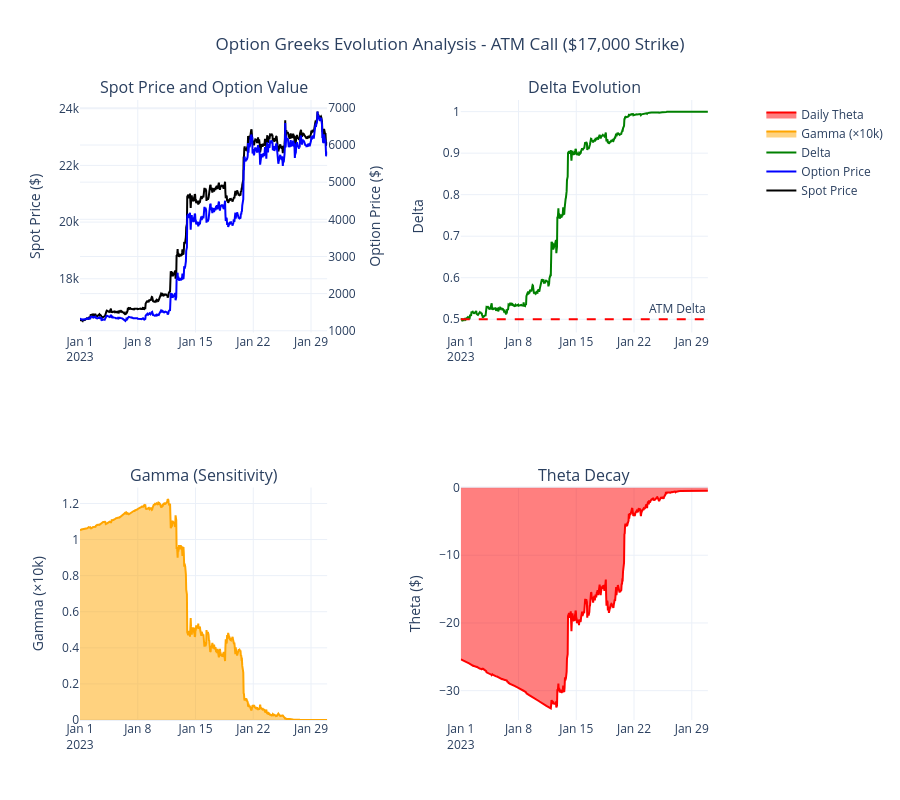

The code cell stored with this chart in its notebook:
### Code cell
# Create comprehensive Greeks visualization
fig_greeks = make_subplots(
    rows=2, cols=2,
    subplot_titles=[
        'Spot Price and Option Value',
        'Delta Evolution',
        'Gamma (Sensitivity)',
        'Theta Decay',
    ],
    specs=[[{'secondary_y': True}, {'type': 'scatter'}],
           [{'type': 'scatter'}, {'type': 'scatter'}]]
)

# 1. Spot Price and Option Value
fig_greeks.add_trace(
    go.Scatter(
        x=greeks_df['timestamp'],
        y=greeks_df['spot'],
        name='Spot Price',
        line=dict(color='black', width=2)
    ),
    row=1, col=1, secondary_y=False
)

fig_greeks.add_trace(
    go.Scatter(
        x=greeks_df['timestamp'],
        y=greeks_df['option_price'],
        name='Option Price',
        line=dict(color='blue', width=2)
    ),
    row=1, col=1, secondary_y=True
)

# 2. Delta Evolution
fig_greeks.add_trace(
    go.Scatter(
        x=greeks_df['timestamp'],
        y=greeks_df['delta'],
        name='Delta',
        line=dict(color='green', width=2)
    ),
    row=1, col=2
)
fig_greeks.add_hline(y=0.5, line_dash="dash", line_color="red", 
                    annotation_text="ATM Delta", row=1, col=2)

# 3. Gamma
fig_greeks.add_trace(
    go.Scatter(
        x=greeks_df['timestamp'],
        y=greeks_df['gamma'] * 10000,  # Scale for readability
        name='Gamma (×10k)',
        line=dict(color='orange', width=2),
        fill='tonexty'
    ),
    row=2, col=1
)

# 4. Theta
fig_greeks.add_trace(
    go.Scatter(
        x=greeks_df['timestamp'],
        y=greeks_df['theta'],
        name='Daily Theta',
        line=dict(color='red', width=2),
        fill='tozeroy'
    ),
    row=2, col=2
)

# Update layout
fig_greeks.update_layout(
    height=800,
    title_text=f"Option Greeks Evolution Analysis - ATM Call (${atm_strike:,} Strike)",
    title_x=0.5,
    showlegend=True
)

# Update axis labels
fig_greeks.update_yaxes(title_text="Spot Price ($)", secondary_y=False, row=1, col=1)
fig_greeks.update_yaxes(title_text="Option Price ($)", secondary_y=True, row=1, col=1)
fig_greeks.update_yaxes(title_text="Delta", row=1, col=2)
fig_greeks.update_yaxes(title_text="Gamma (×10k)", row=2, col=1)
fig_greeks.update_yaxes(title_text="Theta ($)", row=2, col=2)
fig_greeks.update_xaxes(title_text="Moneyness (S/K)", row=3, col=1)
fig_greeks.update_yaxes(title_text="Delta", row=3, col=1)
fig_greeks.update_xaxes(title_text="Days to Expiry", row=3, col=2)
fig_greeks.update_yaxes(title_text="Option Price ($)", row=3, col=2)

fig_greeks.show()

# Print Greeks summary
print("\n🎯 Greeks Analysis Summary:")
print("=" * 40)
print(f"📊 Delta range: {greeks_df['delta'].min():.3f} to {greeks_df['delta'].max():.3f}")
print(f"📊 Max Gamma: {greeks_df['gamma'].max():.6f}")
print(f"📊 Avg daily Theta: ${greeks_df['theta'].mean():.2f}")
print(f"📊 Final option value: ${greeks_df['option_price'].iloc[-1]:.2f}")

### Figure 1 — Plotly figure (JSON) as saved in the notebook; plotly's stock layout.template omitted (floating-point values rounded to 4 significant figures; data arrays with more than 128 entries replaced by an {"elided": "..."} marker saying what was removed)
{"data": [{"line": {"color": "black", "width": 2}, "name": "Spot Price", "type": "scatter", "x": {"elided": "720 str values"}, "xaxis": "x", "y": {"elided": "720 float values"}, "yaxis": "y"}, {"line": {"color": "blue", "width": 2}, "name": "Option Price", "type": "scatter", "x": {"elided": "720 str values"}, "xaxis": "x", "y": {"elided": "720 float values"}, "yaxis": "y2"}, {"line": {"color": "green", "width": 2}, "name": "Delta", "type": "scatter", "x": {"elided": "720 str values"}, "xaxis": "x2", "y": {"elided": "720 float values"}, "yaxis": "y3"}, {"fill": "tonexty", "line": {"color": "orange", "width": 2}, "name": "Gamma (×10k)", "type": "scatter", "x": {"elided": "720 str values"}, "xaxis": "x3", "y": {"elided": "720 float values"}, "yaxis": "y4"}, {"fill": "tozeroy", "line": {"color": "red", "width": 2}, "name": "Daily Theta", "type": "scatter", "x": {"elided": "720 str values"}, "xaxis": "x4", "y": {"elided": "720 float values"}, "yaxis": "y5"}], "layout": {"annotations": [{"font": {"size": 16}, "showarrow": false, "text": "Spot Price and Option Value", "x": 0.185, "xanchor": "center", "xref": "paper", "y": 1, "yanchor": "bottom", "yref": "paper"}, {"font": {"size": 16}, "showarrow": false, "text": "Delta Evolution", "x": 0.755, "xanchor": "center", "xref": "paper", "y": 1, "yanchor": "bottom", "yref": "paper"}, {"font": {"size": 16}, "showarrow": false, "text": "Gamma (Sensitivity)", "x": 0.185, "xanchor": "center", "xref": "paper", "y": 0.375, "yanchor": "bottom", "yref": "paper"}, {"font": {"size": 16}, "showarrow": false, "text": "Theta Decay", "x": 0.755, "xanchor": "center", "xref": "paper", "y": 0.375, "yanchor": "bottom", "yref": "paper"}, {"showarrow": false, "text": "ATM Delta", "x": 1, "xanchor": "right", "xref": "x2 domain", "y": 0.5, "yanchor": "bottom", "yref": "y3"}], "height": 800, "shapes": [{"line": {"color": "red", "dash": "dash"}, "type": "line", "x0": 0, "x1": 1, "xref": "x2 domain", "y0": 0.5, "y1": 0.5, "yref": "y3"}], "showlegend": true, "title": {"text": "Option Greeks Evolution Analysis - ATM Call ($17,000 Strike)", "x": 0.5}, "xaxis": {"anchor": "y", "domain": [0, 0.37]}, "xaxis2": {"anchor": "y3", "domain": [0.57, 0.94]}, "xaxis3": {"anchor": "y4", "domain": [0, 0.37]}, "xaxis4": {"anchor": "y5", "domain": [0.57, 0.94]}, "yaxis": {"anchor": "x", "domain": [0.625, 1], "title": {"text": "Spot Price ($)"}}, "yaxis2": {"anchor": "x", "overlaying": "y", "side": "right", "title": {"text": "Option Price ($)"}}, "yaxis3": {"anchor": "x2", "domain": [0.625, 1], "title": {"text": "Delta"}}, "yaxis4": {"anchor": "x3", "domain": [0, 0.375], "title": {"text": "Gamma (×10k)"}}, "yaxis5": {"anchor": "x4", "domain": [0, 0.375], "title": {"text": "Theta ($)"}}}}
